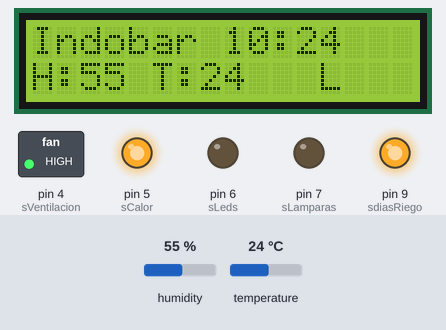
A sketch run on a simulated Arduino Uno, built with avr-gcc and run on an emulated ATmega328P. Shown: 16×2 character LCD, switched loads named in the sketch (green lamp = pin HIGH), output pins drawn as LEDs (lit = HIGH). Wiring (inferred from the names in the program): DS1307 clock at I2C address 0x68. Inputs (shaded band) come from the test bench; at power-on: temperature 24 °C, humidity 55 %. The local clock reads 2024-03-15 10:24:30 at power-on unless the sketch sets it; what the sketch prints to the serial monitor is not drawn.

Above: at 1.2 s.
1.3 s: temperature set to 28 °C
At 6.5 s:
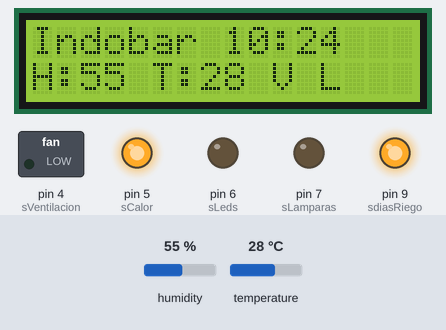
7.5 s: temperature set to 12 °C
At 11.0 s:
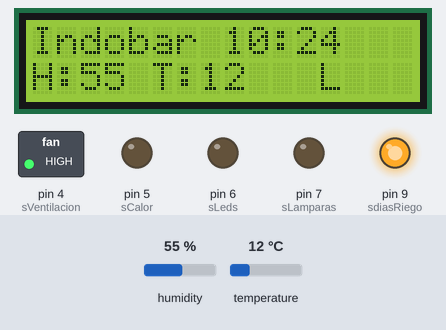
13.7 s: humidity set to 22 %
At 16.7 s:
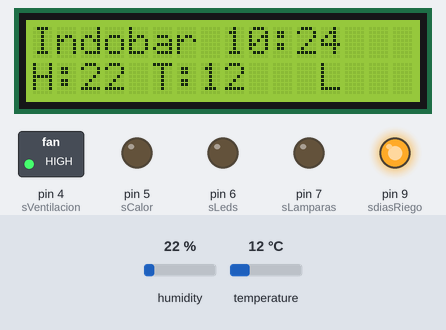
19.9 s: humidity set to 40 %
At 22.5 s:
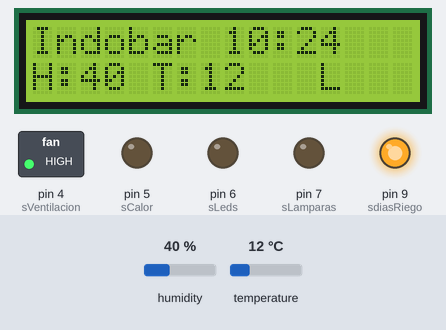
Timing chart, 0 to 24.0 s (numbered marks = the images above; inputs shaded):
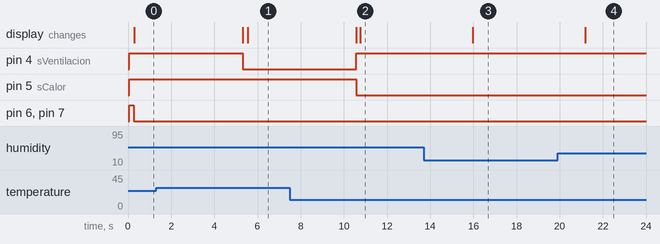

Measured:
- the behaviour switches between 26 and 27 °C on temperature (found by bisection; images 0 and 1)
- after the input at 1.3 s, pin 4 (sVentilacion): HIGH → LOW after 4.0 s; the display: first changes after 4.0 s (image 1 shows a later state)
- after the input at 7.5 s, pin 4 (sVentilacion): LOW → HIGH after 3.1 s; pin 5 (sCalor): HIGH → LOW after 3.1 s; the display: first changes after 3.1 s (image 2 shows a later state)
- after the input at 13.7 s, the display: changes after 2.3 s (image 3)
- after the input at 19.9 s, the display: changes after 1.3 s (image 4)

The sketch:

proyectoParshinsu.ino
```cpp
#include <Wire.h>
#include <DHT11.h>
#include <TimeLib.h>
#include <DS1307RTC.h>
#include <Parshinsu.h>
#include <LiquidCrystal_I2C.h>
#include <avr/wdt.h>

LiquidCrystal_I2C lcd(0x3F,16,2);
//LiquidCrystal_I2C lcd(0x20,16,2);
//LiquidCrystal_I2C lcd(0x27,16,2);

int sVentilacion = 4;
int sCalor = 5;
int sLeds = 6;
int sLamparas = 7;
int sdiasRiego = 9;
int sensorth = 11;
DHT11 dht11(sensorth);


boolean riegoHecho = false;
boolean enfriando = false;
int horaVieja;
float temp, hum;
int temperaturaVentilacion = 27;

/*  Maneja los estados de la planta:
 *    int temperaturaVentilacion;
 *    int temperaturaCalefaccion;
 *    Calefaccion* calefaccion (NO IMPLEMENTADO);
 *    int humedad;
 *    int horaPrendido;
 *    int horaApagado;
 */
EstadoPlanta* estado = nuevoEstadoPlanta(26, 20, temperaturaVegetacion, 80, 5, 23);

void setup()
{
  Serial.begin(9600);
  //Arranca el watchdog apagado
  wdt_disable();

  Wire.begin();
  lcd.begin(16, 2);
  lcd.clear();
  lcd.backlight();

  pinMode(sVentilacion, OUTPUT);
  pinMode(sLeds, OUTPUT);
  pinMode(sLamparas, OUTPUT);
  pinMode(sCalor, OUTPUT);
  pinMode(sdiasRiego, OUTPUT);

  //Low lo prende
  //High lo apaga

  //Inicializamos las cosas en apagado
  digitalWrite(sVentilacion, HIGH);
  digitalWrite(sLeds, HIGH);
  digitalWrite(sLamparas, HIGH);
  digitalWrite(sCalor, HIGH);
  digitalWrite(sdiasRiego, HIGH);
  leerHora();
  horaVieja = hourRT;

  //(hora, minuto, diaDeLaSemana)
  //Lunes = 1
  //Domingo = 7
  //setDateTime();
  //setearFecha(20, 27, 2);

  wdt_enable(WDTO_8S);
}
void (*pseudoReset)(void)=0;

void loop() {
  leerHora();
  mostrarFecha();
  //Si es 0, leyo ok
  if (dht11.read(hum, temp) == 0) {
    Serial.print("Temperatura: ");
    Serial.print(temp);
    Serial.print(" Humedad: ");
    Serial.print(hum);
    Serial.println();
  }
  else {
    Serial.println("No se pudo leer el sensor :");
  }

  controlCalefaccion(temp);
  //controlVentilacion(temp, hum);
  controlVentilacionPorTemperatura(temp);
  controlLuces();
  escribirDisplay(hum, temp);
  controldiasRiego();
  Serial.println();
  Serial.println();
  delay(5000);

  //Watchdog
  wdt_reset();
  //Sacar esto si funciona mal el reset
  //resetear();

}

void resetear(){
  if(horaVieja != hourRT){
       Serial.println("Se resetea");

    pseudoReset();
  }
  horaVieja = hourRT;
}

void fechaConCeros(int hora, int minuto){
  if(hora<10){
    lcd.print("0");
    lcd.setCursor(9,0);
    lcd.print(hora);
    lcd.setCursor(10,0);
  }else{
    lcd.print(hora);
    lcd.setCursor(10,0);
  }
  lcd.print(":");
  lcd.setCursor(11,0);
  if(minuto<10){
    lcd.print("0");
    lcd.setCursor(12,0);
    lcd.print(minuto);
  }else{
    lcd.print(minuto);
  }
}


//Se prende si la temperatura es menor a 20
void controlCalefaccion(int temp) {
  if (temp<estado->temperaturaCalefaccion) {
    digitalWrite(sCalor,LOW);
    } else {
    digitalWrite(sCalor,HIGH);
   }
  }


/*
 *
 * Control temperatura
 *
 */
//Se prende si la temperatura es mayor a 26 o si la humedad es mayor a 65

void controlVentilacionPorTemperatura(int temp){
  if(haceCalor(temp)){
    digitalWrite(sVentilacion,LOW);
    Serial.println("Ventilacion Prendida");
    lcd.setCursor(10,1);
    lcd.print("V");
    Serial.println("Temperatura mayor a 26 grados, empieza la ventilación");
  }
  if(seEnfrio(temp)){
    digitalWrite(sVentilacion,HIGH);
    Serial.println("Ventilacion Apagada");
    lcd.setCursor(10,1);
    lcd.print(" ");
    Serial.println("Fin de ventilación");
  }
}

boolean haceCalor(int temp){
  return temp>estado->temperaturaVentilacion;
}
boolean seEnfrio(int temp){
  return temp<26;
}

/*
 * Sin uso
 */
void controlVentilacion(int temp, int hum) {
  if (temp>estado->temperaturaVentilacion || hum>estado->humedad ||// primerosCincoMinutos() ||
  horaEnPunto(13)) {

    //Para ver quien lo prende
    prendePorTemperaturaVentilacion(temp);
    prendePorHumedad(hum);
  //  prendePorCincoMin();
    prendePorEnPunto();

    digitalWrite(sVentilacion,LOW);
    Serial.println("Ventilacion Prendida");
    lcd.setCursor(10,1);
    lcd.print("V");

  } else {
    digitalWrite(sVentilacion,HIGH);
    Serial.println("Ventilacion Apagada");
    lcd.setCursor(10,1);
    lcd.print(" ");
  }

}


boolean prendePorTemperaturaVentilacion(int temp){
  if(temp>estado->temperaturaVentilacion){
    Serial.println("Temperatura mayor a 26 grados, empieza la ventilación");
  }
}

boolean prendePorHumedad(int hum){
  if( hum>estado->humedad){
    Serial.println("Humedad mayor a 65");

  }
}

boolean prendePorCincoMin(){
  if(primerosCincoMinutos()){
    Serial.println("Son los primeros 5 minutos de la hora");
  }
}


boolean prendePorEnPunto(){
  if(horaEnPunto(13)){
    Serial.println("Son las 13 en punto");
  }
}


/*
 *
 * Control Luces
 *
 */

void controlLuces() {
  mostrarHorario();
  if(estado->horaPrendido<=hourRT && hourRT<estado->horaApagado){
 // Para dejarlas prendidas if(true){
      Serial.print("Las luces estan prendidas. Quedan ");
      Serial.print(estado->horaApagado - hourRT -1);
      Serial.print(":");
      Serial.print(60 - minuteRT);
      Serial.println(" horas de luz");
      digitalWrite(sLeds,LOW);
      digitalWrite(sLamparas,LOW);
      lcd.setCursor(12,1);
      lcd.print("L");
    } else {
      Serial.print("Las luces están apagadas.");
      digitalWrite(sLamparas,HIGH);
      digitalWrite(sLeds,HIGH);
      lcd.setCursor(12,1);
      lcd.print(" ");
    }
}


/*
 *
 * Control Riego
 *
 */

void controldiasRiego(){
  /*
   * que sea el dia de la semana que yo quiero (diaSemana=1 es lunes, diaSemana=7 es domingo)
   * que sea la hora que quiera (y en el IF de abajo agregar una hora mas)
   */
  if(esUnDiaDeRiego() && hourRT == 20 &&!riegoHecho){
    Serial.println("Comienza el riego...");
    digitalWrite(sdiasRiego, LOW);
    //Pasarle la cantidad de segundos que quiera mantener el riego
    tiempoConWatchdog(40);
    digitalWrite(sdiasRiego, HIGH);
    Serial.println("Riego finalizado!");
    riegoHecho = true;
  }
  if(hourRT == 19){
    riegoHecho = false;
  }
}

boolean esUnDiaDeRiego(){
  return (diaSemana == 1 || diaSemana == 4 || diaSemana == 6);
}

//Se usaba en "controlDiasRiego()", reemplazar por "tiempoConWatchdog"
void imprimirPuntos(){
    //Tarda 40 segundos
    delay(5000);
    Serial.print(".");
    delay(5000);
    Serial.print(".");
    delay(5000);
    Serial.print(".");
    delay(5000);
    Serial.print(".");
    delay(5000);
    Serial.print(".");
    delay(5000);
    Serial.print(".");
    delay(5000);
    Serial.print(".");
    delay(5000);
    Serial.print(".");
    Serial.println(".");
}


/*
 *
 * Watchdog
 *
 */
void tiempoConWatchdog(int tiempo){
  for(int i = 0; i<tiempo; i++){
    delay(1000);
    Serial.print(".");
    wdt_reset();
  }
}


/*
 *
 * Varios (Mover a la libreria)
 *
 */


/*
boolean dentroDeLaDuracion(int prendido, int apagado){
  //Analizar el caso de las 23 y las 0
 // Serial.println(prendido);
 // Serial.println(apagado);
  //Si la iluminacion esta prendida, llegado al horario de apagado lo apago
  if(iluminacionPrendida && apagado<=hourRT){
    iluminacionPrendida = false;
  }
  //Si la hora es mayor a la de encendido, se prende
  if(prendido<=hourRT){
    iluminacionPrendida = true;
  }
  return iluminacionPrendida;
}

*/

void mostrarHorario(){
      Serial.print("Son las ");
      Serial.print(hourRT);
      Serial.print("hs, Horario de prendido: ");
      Serial.print(estado->horaPrendido);
      Serial.print("hs Horario de apagado: ");
      Serial.print(estado->horaApagado);
      Serial.println("hs");
}


void escribirDisplay(int hum, int temp){
  lcd.setCursor(0, 0);
  lcd.print("Indobar ");
  lcd.setCursor(8,0);
  fechaConCeros(hourRT, minuteRT);

  lcd.setCursor(0, 1);
  lcd.print("H:");
  lcd.setCursor(2, 1);
  lcd.print(hum);
  lcd.setCursor(5, 1);
  lcd.print("T:");
  lcd.print(temp);
  }


void setDateTime(){

  byte second =      30; //0-59
  byte minute =      01; //0-59
  byte hour =        12; //0-23
  byte weekDay =     7; // lunes = 1   - 7=domingo
  byte monthDay =    01; //1-31
  byte month =       10; //1-12
  byte year  =       17; //0-99

  Wire.beginTransmission(DS1307_ADDRESS);
  Wire.write(zero); //stop Oscillator

  Wire.write(decToBcd(second));
  Wire.write(decToBcd(minute));
  Wire.write(decToBcd(hour));
  Wire.write(decToBcd(weekDay));
  Wire.write(decToBcd(monthDay));
  Wire.write(decToBcd(month));
  Wire.write(decToBcd(year));

  Wire.write(zero); //start

  Wire.endTransmission();

}
```
